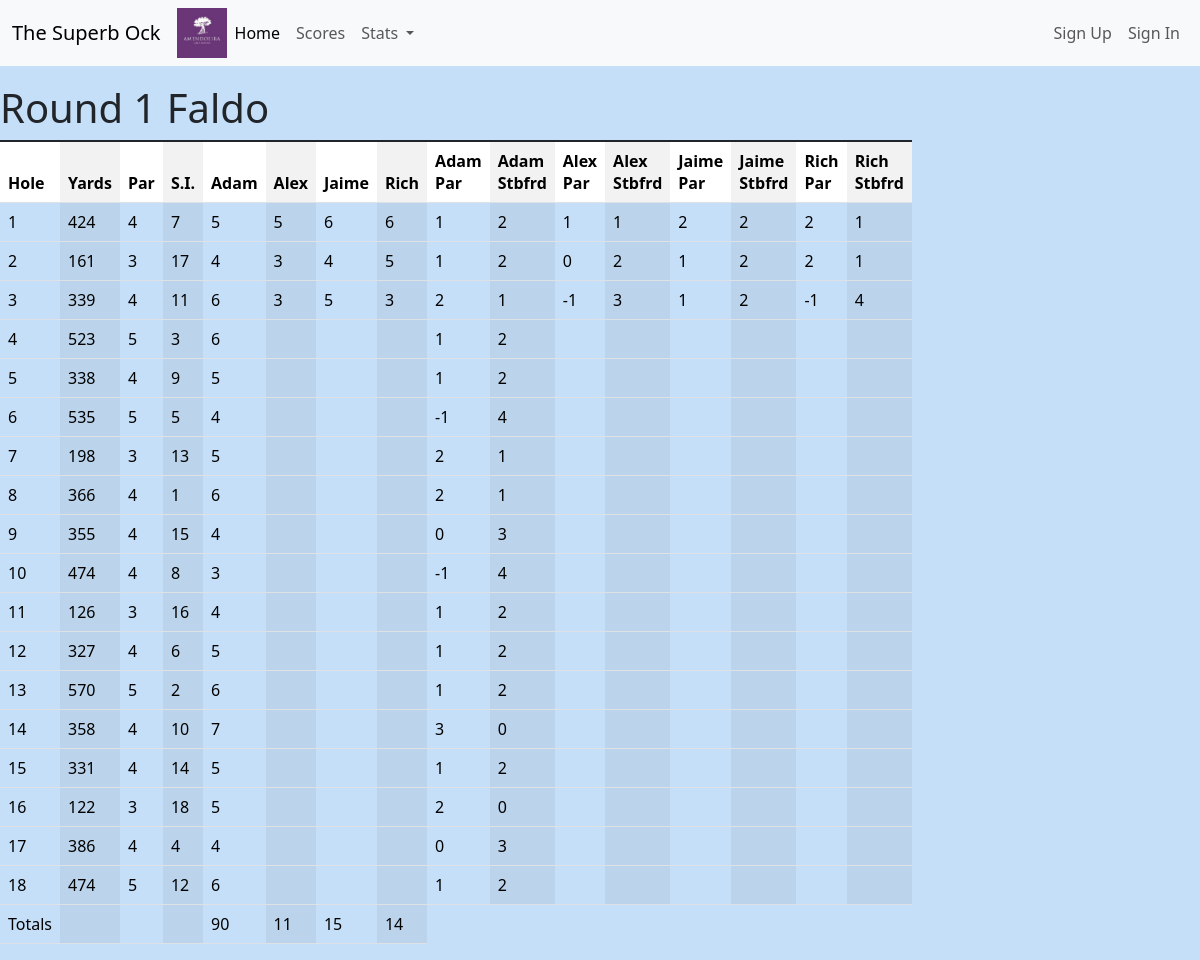
The app's page /scoringreadlist/1/, older data.
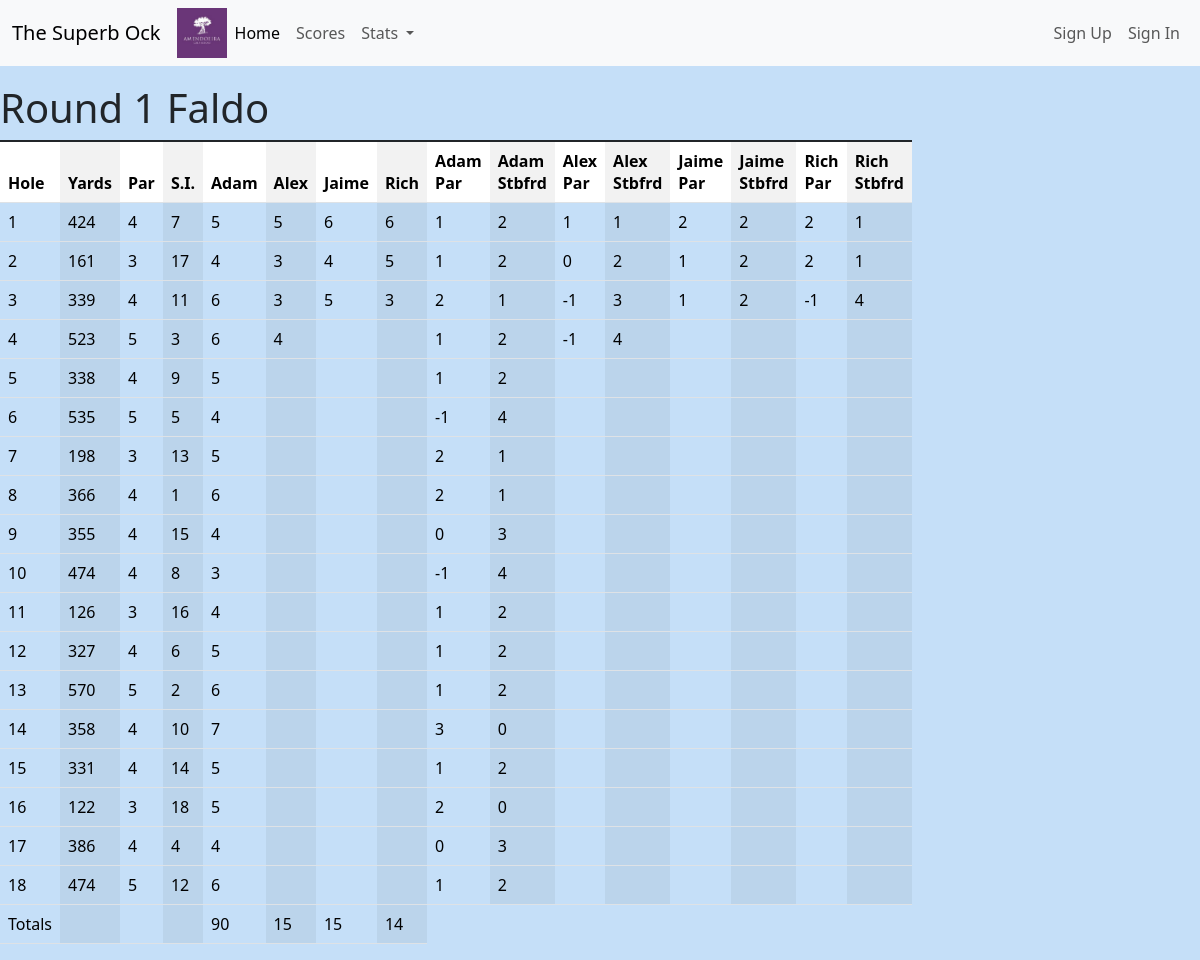
The same page, newer data.
### courses/models.py (models this page shows)
class Scoring(models.Model):
    round_number = models.ForeignKey(Round,on_delete=models.CASCADE)
    hole = models.ForeignKey(Hole,on_delete=models.CASCADE)
    adam = models.IntegerField(null=True,blank=True)
    alex = models.IntegerField(null=True,blank=True)
    jaime = models.IntegerField(null=True,blank=True)
    rich = models.IntegerField(null=True,blank=True)
    adam_stable = models.IntegerField(null=True,blank=True)
    alex_stable = models.IntegerField(null=True,blank=True)
    jaime_stable = models.IntegerField(null=True,blank=True)
    rich_stable = models.IntegerField(null=True,blank=True)
    adam_to_par = models.IntegerField(null=True,blank=True)
    alex_to_par = models.IntegerField(null=True,blank=True)
    jaime_to_par = models.IntegerField(null=True,blank=True)
    rich_to_par = models.IntegerField(null=True,blank=True)
    sandies = models.CharField(max_length=10,default='')
    def __str__(self) -> str:
        return str(self.round_number) + ' : ' + str(self.hole)

class Hole(models.Model):
    course = models.CharField(max_length=10)
    tees = models.CharField(max_length=7)
    hole = models.IntegerField(default=1)
    yards = models.IntegerField(default=200)
    par = models.IntegerField(default=4)
    stroke_index = models.IntegerField(default=1)
    slope_rating = models.IntegerField(default=113)
    def __str__(self) -> str:
        return str(self.course)+": "+str(self.tees) + " Hole " + str(self.hole)

### courses/views.py (the view)
# urls.py: path('scoringreadlist/<int:round_number>/', views.scoringReadlistRound,name='scoringreadlistround'),
def scoringReadlistRound(request, round_number):
    round = Round.objects.all()[round_number-1]
    data = Scoring.objects.filter(round_number=round)
    total = Scoring.objects.filter(round_number=round).values()
    total_table = {'adam': {'total': 0, 'par': 0, 'stable': 0},
                   'alex': {'total': 0, 'par': 0, 'stable': 0},
                   'jaime': {'total': 0, 'par': 0, 'stable': 0},
                   'rich': {'total': 0, 'par': 0, 'stable': 0}}
    for row in total:
        if row['adam']:
            total_table['adam']['total'] += int(row['adam'])
            total_table['adam']['par'] += int(row['adam_to_par'])
            total_table['adam']['stable'] += int(row['adam_stable'])
        if row['alex']:
            total_table['alex']['total'] += int(row['alex'])
            total_table['alex']['par'] += int(row['alex_to_par'])
            total_table['alex']['stable'] += int(row['alex_stable'])
        if row['jaime']:
            total_table['jaime']['total'] += int(row['jaime'])
            total_table['jaime']['par'] += int(row['jaime_to_par'])
            total_table['jaime']['stable'] += int(row['jaime_stable'])
        if row['rich']:
            total_table['rich']['total'] += int(row['rich'])
            total_table['rich']['par'] += int(row['rich_to_par'])
            total_table['rich']['stable'] += int(row['rich_stable'])
    return render(request, 'courses/scoringReadlistRound.html', {'card': data, 'round': str(data[0])[:str(data[0]).find(":")], 'total': total_table, })

### courses/models.py (called while the page is built)
    def __str__(self) -> str:
        return 'Round ' + str(self.round_number) + ' ' + str(self.course) + ' : ' + str(self.tees) + ' tees'

### courses/templates/courses/scoringReadlistRound.html (shortened to what this page needs)
{% extends 'courses/base.html' %}
{% block content%}
  {% load static %}
  <h1>{{round}}</h1>
  <div class="row">
    <div class="col-4">
<table class="table table-hover table-group-divider table-striped-columns">
  <thead>
  <tr>
      <th>Hole</th>
      <th>Yards</th>
      <th>Par</th>
      <th>S.I.</th>
      <th>Adam</th>
      <th>Alex</th>
      <th>Jaime</th>
      <th>Rich</th>
      <th>Adam Par</th>
      <th>Adam Stbfrd</th>
      <th>Alex Par</th>
      <th>Alex Stbfrd</th>
      <th>Jaime Par</th>
      <th>Jaime Stbfrd</th>
      <th>Rich Par</th>
      <th>Rich Stbfrd</th>
    </tr>
  </thead>
  <tbody>
    {% for hole in card %}
    <tr>
      <td>{{ hole.hole.hole }}</td>
      <td>{{ hole.hole.yards }}</td>
      <td>{{ hole.hole.par }}</td>
      <td>{{ hole.hole.stroke_index }}</td>
      <td>{% if hole.adam %}{{hole.adam}}{% endif %}</td>
      <td>{% if hole.alex %}{{hole.alex}}{% endif %}</td>
      <td>{% if hole.jaime %}{{hole.jaime}}{% endif %}</td>
      <td>{% if hole.rich %}{{hole.rich}}{% endif %}</td>
      <td>{% if hole.adam %}{{hole.adam_to_par}}{% endif %}</td>
      <td>{% if hole.adam %}{{hole.adam_stable}}{% endif %}</td>
      <td>{% if hole.alex %}{{hole.alex_to_par}}{% endif %}</td>
      <td>{% if hole.alex %}{{hole.alex_stable}}{% endif %}</td>
      <td>{% if hole.jaime %}{{hole.jaime_to_par}}{% endif %}</td>
      <td>{% if hole.jaime %}{{hole.jaime_stable}}{% endif %}</td>
      <td>{% if hole.rich %}{{hole.rich_to_par}}{% endif %}</td>
      <td>{% if hole.rich %}{{hole.rich_stable}}{% endif %}</td>
   </tr>
   {% endfor %}
   <tr>
    <td>Totals</td>
    <td></td>
    <td></td>
    <td></td>
    <td>{{total.adam.total}}</td>
    <td>{{total.alex.total}}</td>
    <td>{{total.jaime.total}}</td>
    <td>{{total.rich.total}}</td>
   </tr>
  </tbody>
  </div>
  </div>
{% endblock %}

Row changes from the older to the newer data that the page shows:
changed Scoring (number 4 of 18 on the later page): alex (not shown) → "4"; alex_to_par (not shown) → "-1"; alex_stable (not shown) → "4"
Text that changed along with them:
{{ total.alex.total }}: "11" → "15"
